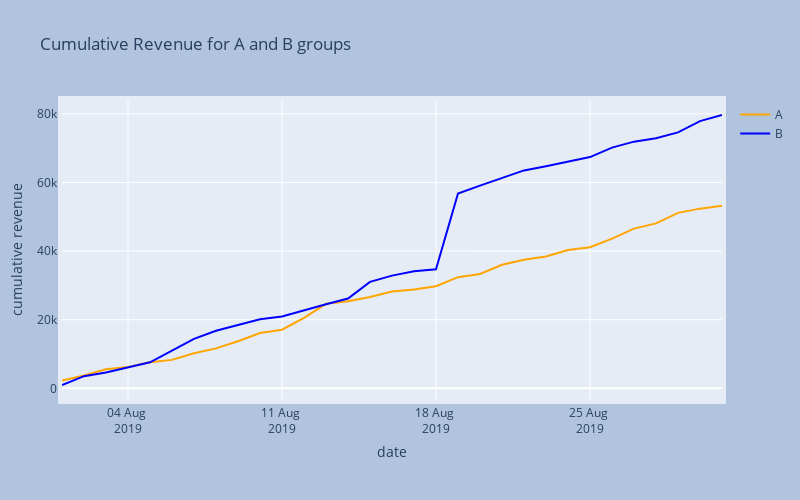

Source (notebook cell):
### Markdown cell above
##### 4. Plot Cumulative Revenue for group A and B.

### Code cell
# plot cumulative revenue for A/B groups
fig = go.Figure()
fig.add_trace(go.Scatter(x = RevenueA['date'], 
                        y = RevenueA['cum_RevenueA'],
                    mode = 'lines',
                    name = 'A', line = dict(color = 'orange', width = 2 )))
fig.add_trace(go.Scatter(x = RevenueB['date'], 
                        y = RevenueB['cum_RevenueB'], 
                    mode = 'lines',
                    name = 'B', line = dict(color = 'blue', width = 2 )))

fig.update_layout(autosize = False, width = 800, height = 500, margin = dict(
        l = 50, r = 50, b = 100, t = 100, pad = 4), paper_bgcolor = 'LightSteelBlue',
                  xaxis_tickformat = '%d %b <br>%Y', 
                  xaxis_title = 'date')
# Customize y-axis label
fig.update_yaxes(title_text = 'cumulative revenue')  # Add y-axis label
# Add title to the plot
fig.update_layout(title_text = 'Cumulative Revenue for A and B groups')
fig.update_layout(
    showlegend = True)
fig.show()

### Figure 1 — Plotly figure (JSON) as saved in the notebook; plotly's stock layout.template omitted (floating-point values rounded to 4 significant figures)
{"data": [{"line": {"color": "orange", "width": 2}, "mode": "lines", "name": "A", "type": "scatter", "x": ["2019-08-01T00:00:00", "2019-08-02T00:00:00", "2019-08-03T00:00:00", "2019-08-04T00:00:00", "2019-08-05T00:00:00", "2019-08-06T00:00:00", "2019-08-07T00:00:00", "2019-08-08T00:00:00", "2019-08-09T00:00:00", "2019-08-10T00:00:00", "2019-08-11T00:00:00", "2019-08-12T00:00:00", "2019-08-13T00:00:00", "2019-08-14T00:00:00", "2019-08-15T00:00:00", "2019-08-16T00:00:00", "2019-08-17T00:00:00", "2019-08-18T00:00:00", "2019-08-19T00:00:00", "2019-08-20T00:00:00", "2019-08-21T00:00:00", "2019-08-22T00:00:00", "2019-08-23T00:00:00", "2019-08-24T00:00:00", "2019-08-25T00:00:00", "2019-08-26T00:00:00", "2019-08-27T00:00:00", "2019-08-28T00:00:00", "2019-08-29T00:00:00", "2019-08-30T00:00:00", "2019-08-31T00:00:00"], "y": [2267.0, 3735.0, 5550.0, 6226.0, 7624.0, 8292, 10234, 11640.0, 13734, 16120.0, 17080.0, 20530.0, 24630.0, 25350.0, 26620.0, 28220.0, 28770.0, 29740.0, 32390.0, 33330.0, 36000.0, 37460.0, 38410.0, 40320.0, 41140.0, 43600.0, 46540.0, 48070.0, 51130.0, 52360.0, 53210.0]}, {"line": {"color": "blue", "width": 2}, "mode": "lines", "name": "B", "type": "scatter", "x": ["2019-08-01T00:00:00", "2019-08-02T00:00:00", "2019-08-03T00:00:00", "2019-08-04T00:00:00", "2019-08-05T00:00:00", "2019-08-06T00:00:00", "2019-08-07T00:00:00", "2019-08-08T00:00:00", "2019-08-09T00:00:00", "2019-08-10T00:00:00", "2019-08-11T00:00:00", "2019-08-12T00:00:00", "2019-08-13T00:00:00", "2019-08-14T00:00:00", "2019-08-15T00:00:00", "2019-08-16T00:00:00", "2019-08-17T00:00:00", "2019-08-18T00:00:00", "2019-08-19T00:00:00", "2019-08-20T00:00:00", "2019-08-21T00:00:00", "2019-08-22T00:00:00", "2019-08-23T00:00:00", "2019-08-24T00:00:00", "2019-08-25T00:00:00", "2019-08-26T00:00:00", "2019-08-27T00:00:00", "2019-08-28T00:00:00", "2019-08-29T00:00:00", "2019-08-30T00:00:00", "2019-08-31T00:00:00"], "y": [967.2, 3535.0, 4607.0, 6138.0, 7588.0, 10960.0, 14390.0, 16770.0, 18430.0, 20100.0, 20960.0, 22620.0, 24490.0, 26180.0, 31030.0, 32840.0, 34120.0, 34680.0, 56750.0, 59070.0, 61270.0, 63500.0, 64730.0, 66140.0, 67390.0, 70140.0, 71885, 72900.0, 74580.0, 77860.0, 79650.0]}], "layout": {"autosize": false, "height": 500, "margin": {"b": 100, "l": 50, "pad": 4, "r": 50, "t": 100}, "paper_bgcolor": "LightSteelBlue", "showlegend": true, "title": {"text": "Cumulative Revenue for A and B groups"}, "width": 800, "xaxis": {"tickformat": "%d %b <br>%Y", "title": {"text": "date"}}, "yaxis": {"title": {"text": "cumulative revenue"}}}}
